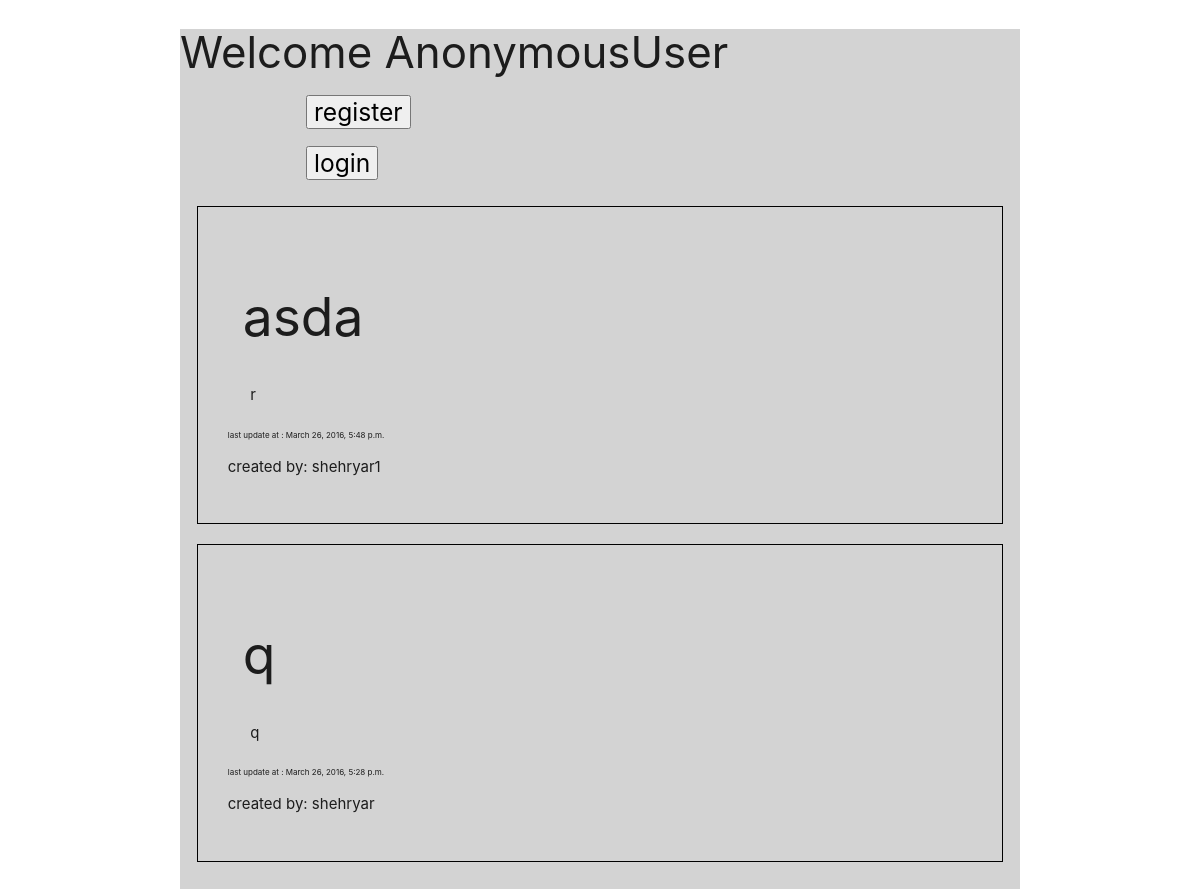
Before: / with the older database file.
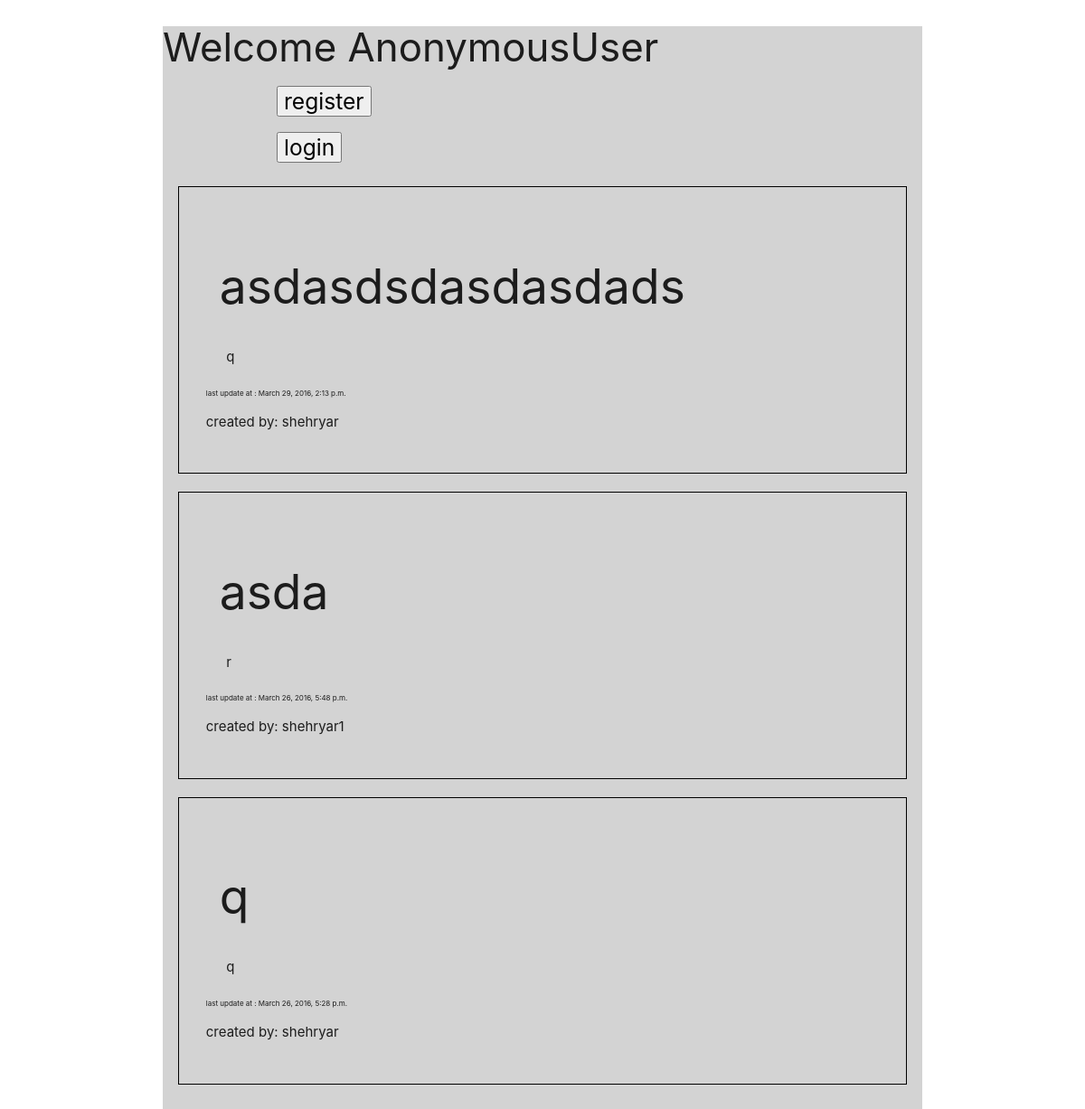
After: the same page with the newer database file.
### posts/models.py (models this page shows, shortened)
class Post(models.Model):
	title = models.CharField(max_length = 50)
	content = models.TextField()
	created_at = models.DateTimeField(editable=False)
	updated_at = models.DateTimeField()
	slug = models.SlugField(max_length=50)
	user = models.ForeignKey(User)

### posts/views.py (the view)
# urls.py: url(r'^$', views.index.as_view(), name='home'),
class index(View):
	def get(self,request):
		template = "index.html"
		blog_list = Post.objects.all().order_by('-updated_at')
		context = {
			"posts" : blog_list
		}
		return render(request, 'index.html', context)

### posts/templates/index.html (shortened to what this page needs)
{% extends "base.html" %}
{% block content %}
		<h3>Welcome {{user}} </h3>
<div class = "container large-6 small-6 columns">
	{% if user.is_active %}
	<div class "row">
			<h5> <a type="button"href="{% url 'posts:logout' %}"><button type="button">logout</h5></a>
		</div>
	<div class "row">
		<h5> <a type="button"href="{% url 'posts:create' %}"><button type="button">create</h5></a>
	</div>
	{% else %}
	<div class "row">
		<h5> <a type="button" href="{% url 'posts:register' %}"><button type="button">register</h5></a>
	</div>
	<div class "row">
		<h5> <a type="button"href="{% url 'posts:login' %}"><button type="button">login</h5></a>
	</div>
		{% endif %}
</div>
<div class = "container_row">
	{% for post in posts %}
		<div class = "row">
			<div class="small-9 large-8 columns details">
				{% if post.user == user %}
				<h2 class = "title"><a href="{% url 'posts:details' slug=post.slug %}">{{post.title}}</h2></a>
								{% else %}
				<h2 class = "title">{{post.title}}</h2>
			{% endif %}
				<div class = "post">
					<p>{{post.content}}</p>
				</div>
				<div class = "created">
				<p class = "time">last update at : {{post.updated_at}}</p>
				<p> created by: {{post.user}}</p>
				</div>
			</div>
		</div>
	{% endfor %}
</div>
{% endblock content %}

Changed rows visible on the page:
added Post: title "asdasdsdasdasdads", content "q", updated_at "March 29, 2016, 2:13 p.m.", user "shehryar"
